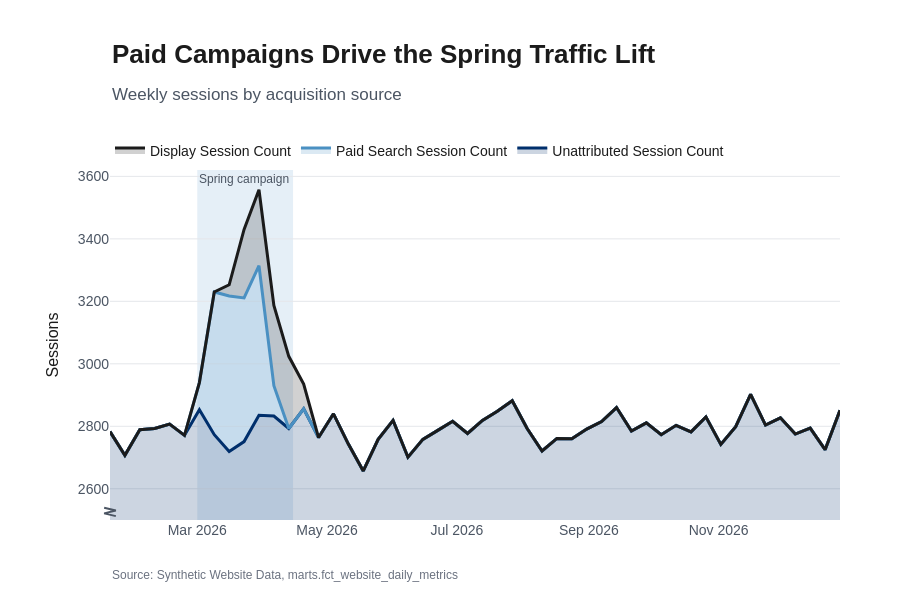

Notebook code cell kept with this figure:
### Code cell
weekly_channel_sessions = (
    daily_performance.set_index("date_day")
    .resample("W-MON")
    .agg(
        paid_search_session_count=("paid_search_session_count", "sum"),
        display_session_count=("display_session_count", "sum"),
        unattributed_session_count=("unattributed_session_count", "sum"),
    )
    .reset_index()
)

figure = area_chart(
    weekly_channel_sessions,
    x="date_day",
    y=[
        "unattributed_session_count",
        "paid_search_session_count",
        "display_session_count",
    ],
    theme=theme,
    title="Paid Campaigns Drive the Spring Traffic Lift",
    subtitle="Weekly sessions by acquisition source",
    y_axis_title="Sessions",
    source="Synthetic Website Data, marts.fct_website_daily_metrics",
    event_bands=[
        {
            "start": campaign_start,
            "end": campaign_end,
            "label": "Spring campaign",
        }
    ],
    axis_break={"start": 0, "end": 2500},
)

figure.show()

### Figure 1 — Plotly figure (JSON) as saved in the notebook; plotly's stock layout.template omitted (floating-point values rounded to 4 significant figures)
{"data": [{"fillcolor": "rgba(0, 47, 108, 0.2)", "line": {"color": "#002F6C", "width": 3}, "mode": "lines", "name": "Unattributed Session Count", "stackgroup": "area", "type": "scatter", "x": ["2026-01-19T00:00:00", "2026-01-26T00:00:00", "2026-02-02T00:00:00", "2026-02-09T00:00:00", "2026-02-16T00:00:00", "2026-02-23T00:00:00", "2026-03-02T00:00:00", "2026-03-09T00:00:00", "2026-03-16T00:00:00", "2026-03-23T00:00:00", "2026-03-30T00:00:00", "2026-04-06T00:00:00", "2026-04-13T00:00:00", "2026-04-20T00:00:00", "2026-04-27T00:00:00", "2026-05-04T00:00:00", "2026-05-11T00:00:00", "2026-05-18T00:00:00", "2026-05-25T00:00:00", "2026-06-01T00:00:00", "2026-06-08T00:00:00", "2026-06-15T00:00:00", "2026-06-22T00:00:00", "2026-06-29T00:00:00", "2026-07-06T00:00:00", "2026-07-13T00:00:00", "2026-07-20T00:00:00", "2026-07-27T00:00:00", "2026-08-03T00:00:00", "2026-08-10T00:00:00", "2026-08-17T00:00:00", "2026-08-24T00:00:00", "2026-08-31T00:00:00", "2026-09-07T00:00:00", "2026-09-14T00:00:00", "2026-09-21T00:00:00", "2026-09-28T00:00:00", "2026-10-05T00:00:00", "2026-10-12T00:00:00", "2026-10-19T00:00:00", "2026-10-26T00:00:00", "2026-11-02T00:00:00", "2026-11-09T00:00:00", "2026-11-16T00:00:00", "2026-11-23T00:00:00", "2026-11-30T00:00:00", "2026-12-07T00:00:00", "2026-12-14T00:00:00", "2026-12-21T00:00:00", "2026-12-28T00:00:00"], "y": [2783, 2707, 2789, 2793, 2807, 2771, 2853, 2773, 2719, 2751, 2835, 2833, 2793, 2856, 2764, 2840, 2743, 2657, 2758, 2819, 2701, 2758, 2787, 2816, 2777, 2819, 2848, 2882, 2793, 2721, 2761, 2760, 2791, 2815, 2860, 2785, 2811, 2773, 2803, 2782, 2830, 2742, 2799, 2902, 2804, 2827, 2775, 2794, 2725, 2851]}, {"fillcolor": "rgba(74, 144, 194, 0.2)", "line": {"color": "#4A90C2", "width": 3}, "mode": "lines", "name": "Paid Search Session Count", "stackgroup": "area", "type": "scatter", "x": ["2026-01-19T00:00:00", "2026-01-26T00:00:00", "2026-02-02T00:00:00", "2026-02-09T00:00:00", "2026-02-16T00:00:00", "2026-02-23T00:00:00", "2026-03-02T00:00:00", "2026-03-09T00:00:00", "2026-03-16T00:00:00", "2026-03-23T00:00:00", "2026-03-30T00:00:00", "2026-04-06T00:00:00", "2026-04-13T00:00:00", "2026-04-20T00:00:00", "2026-04-27T00:00:00", "2026-05-04T00:00:00", "2026-05-11T00:00:00", "2026-05-18T00:00:00", "2026-05-25T00:00:00", "2026-06-01T00:00:00", "2026-06-08T00:00:00", "2026-06-15T00:00:00", "2026-06-22T00:00:00", "2026-06-29T00:00:00", "2026-07-06T00:00:00", "2026-07-13T00:00:00", "2026-07-20T00:00:00", "2026-07-27T00:00:00", "2026-08-03T00:00:00", "2026-08-10T00:00:00", "2026-08-17T00:00:00", "2026-08-24T00:00:00", "2026-08-31T00:00:00", "2026-09-07T00:00:00", "2026-09-14T00:00:00", "2026-09-21T00:00:00", "2026-09-28T00:00:00", "2026-10-05T00:00:00", "2026-10-12T00:00:00", "2026-10-19T00:00:00", "2026-10-26T00:00:00", "2026-11-02T00:00:00", "2026-11-09T00:00:00", "2026-11-16T00:00:00", "2026-11-23T00:00:00", "2026-11-30T00:00:00", "2026-12-07T00:00:00", "2026-12-14T00:00:00", "2026-12-21T00:00:00", "2026-12-28T00:00:00"], "y": [0, 0, 0, 0, 0, 0, 87, 457, 498, 460, 479, 97, 0, 0, 0, 0, 0, 0, 0, 0, 0, 0, 0, 0, 0, 0, 0, 0, 0, 0, 0, 0, 0, 0, 0, 0, 0, 0, 0, 0, 0, 0, 0, 0, 0, 0, 0, 0, 0, 0]}, {"fillcolor": "rgba(27, 27, 27, 0.2)", "line": {"color": "#1B1B1B", "width": 3}, "mode": "lines", "name": "Display Session Count", "stackgroup": "area", "type": "scatter", "x": ["2026-01-19T00:00:00", "2026-01-26T00:00:00", "2026-02-02T00:00:00", "2026-02-09T00:00:00", "2026-02-16T00:00:00", "2026-02-23T00:00:00", "2026-03-02T00:00:00", "2026-03-09T00:00:00", "2026-03-16T00:00:00", "2026-03-23T00:00:00", "2026-03-30T00:00:00", "2026-04-06T00:00:00", "2026-04-13T00:00:00", "2026-04-20T00:00:00", "2026-04-27T00:00:00", "2026-05-04T00:00:00", "2026-05-11T00:00:00", "2026-05-18T00:00:00", "2026-05-25T00:00:00", "2026-06-01T00:00:00", "2026-06-08T00:00:00", "2026-06-15T00:00:00", "2026-06-22T00:00:00", "2026-06-29T00:00:00", "2026-07-06T00:00:00", "2026-07-13T00:00:00", "2026-07-20T00:00:00", "2026-07-27T00:00:00", "2026-08-03T00:00:00", "2026-08-10T00:00:00", "2026-08-17T00:00:00", "2026-08-24T00:00:00", "2026-08-31T00:00:00", "2026-09-07T00:00:00", "2026-09-14T00:00:00", "2026-09-21T00:00:00", "2026-09-28T00:00:00", "2026-10-05T00:00:00", "2026-10-12T00:00:00", "2026-10-19T00:00:00", "2026-10-26T00:00:00", "2026-11-02T00:00:00", "2026-11-09T00:00:00", "2026-11-16T00:00:00", "2026-11-23T00:00:00", "2026-11-30T00:00:00", "2026-12-07T00:00:00", "2026-12-14T00:00:00", "2026-12-21T00:00:00", "2026-12-28T00:00:00"], "y": [0, 0, 0, 0, 0, 0, 0, 0, 36, 219, 243, 257, 231, 79, 0, 0, 0, 0, 0, 0, 0, 0, 0, 0, 0, 0, 0, 0, 0, 0, 0, 0, 0, 0, 0, 0, 0, 0, 0, 0, 0, 0, 0, 0, 0, 0, 0, 0, 0, 0]}], "layout": {"annotations": [{"font": {"color": "#4B5563", "size": 12, "weight": 500}, "showarrow": false, "text": "Spring campaign", "x": "2026-03-01T00:00:00", "xanchor": "left", "xref": "x", "y": 1, "yanchor": "top", "yref": "y domain"}, {"align": "left", "font": {"color": "#1B1B1B", "family": "IBM Plex Sans, Arial, sans-serif", "size": 26, "weight": 600}, "showarrow": false, "text": "Paid Campaigns Drive the Spring Traffic Lift", "x": 0, "xanchor": "left", "xref": "paper", "y": 1.38, "yanchor": "top", "yref": "paper"}, {"align": "left", "font": {"color": "#4B5563", "family": "IBM Plex Sans, Arial, sans-serif", "size": 17, "weight": 400}, "showarrow": false, "text": "Weekly sessions by acquisition source", "x": 0, "xanchor": "left", "xref": "paper", "y": 1.25, "yanchor": "top", "yref": "paper"}, {"align": "left", "font": {"color": "#6B7280", "family": "IBM Plex Sans, Arial, sans-serif", "size": 12, "weight": 400}, "showarrow": false, "text": "Source: Synthetic Website Data, marts.fct_website_daily_metrics", "x": 0, "xanchor": "left", "xref": "paper", "y": -0.13, "yanchor": "top", "yref": "paper"}], "autosize": true, "bargap": 0.25, "font": {"color": "#1B1B1B", "family": "IBM Plex Sans, Arial, sans-serif", "size": 14, "weight": 400}, "height": 600, "hovermode": "x unified", "legend": {"font": {"color": "#1B1B1B", "family": "IBM Plex Sans, Arial, sans-serif", "size": 14, "weight": 400}, "maxheight": 0.12, "orientation": "h", "x": 0, "xanchor": "left", "y": 1.01, "yanchor": "bottom"}, "margin": {"b": 80, "l": 110, "r": 60, "t": 170}, "paper_bgcolor": "#FFFFFF", "plot_bgcolor": "#FFFFFF", "shapes": [{"fillcolor": "#4A90C2", "layer": "below", "line": {"width": 0}, "opacity": 0.14, "type": "rect", "x0": "2026-03-01T00:00:00", "x1": "2026-04-15T00:00:00", "xref": "x", "y0": 0, "y1": 1, "yref": "y domain"}, {"layer": "above", "line": {"color": "#4B5563", "width": 2}, "path": "M -0.008,0.035 L 0.008,0.027 L -0.008,0.019 L 0.008,0.011", "type": "path", "xref": "paper", "yref": "paper"}], "showlegend": true, "xaxis": {"automargin": true, "showgrid": false, "showline": false, "tickfont": {"color": "#4B5563", "family": "IBM Plex Sans, Arial, sans-serif", "size": 14, "weight": 400}, "ticks": "", "title": {"font": {"color": "#1B1B1B", "family": "IBM Plex Sans, Arial, sans-serif", "size": 16, "weight": 500}}, "zeroline": false}, "yaxis": {"automargin": true, "autorange": false, "gridcolor": "#E5E7EB", "gridwidth": 1, "range": [2500, 3620.0], "rangemode": "tozero", "showgrid": true, "showline": false, "tickfont": {"color": "#4B5563", "family": "IBM Plex Sans, Arial, sans-serif", "size": 14, "weight": 400}, "ticks": "", "title": {"font": {"color": "#1B1B1B", "family": "IBM Plex Sans, Arial, sans-serif", "size": 16, "weight": 500}, "text": "Sessions"}, "zeroline": false, "zerolinecolor": "#D1D5DB"}}}
